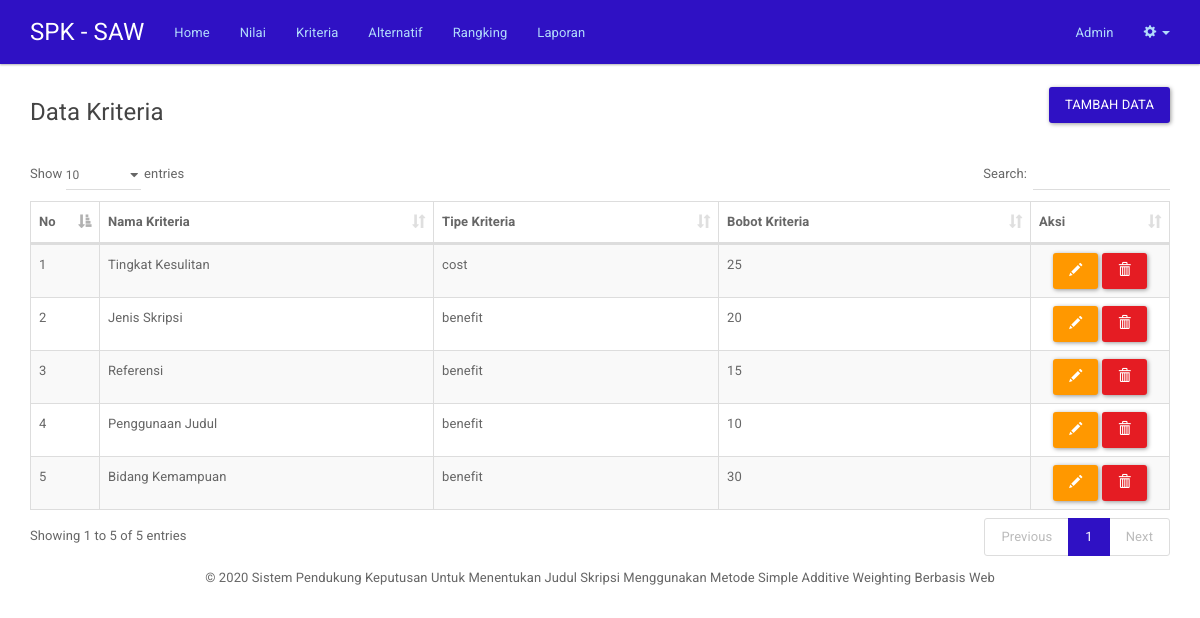
The app's page /kriteria.php (signed in) with its own data.
### tables this page shows
CREATE TABLE `kriteria` (
  `id_kriteria` int(11) NOT NULL,
  `nama_kriteria` varchar(255) NOT NULL,
  `tipe_kriteria` varchar(10) NOT NULL,
  `bobot_kriteria` double NOT NULL
);

### includes/kriteria.inc.php (called while the page is built, shortened)
<?php
class Kriteria{
	private $conn;
	private $table_name = "kriteria";
	public function __construct($db){
		$this->conn = $db;
	}
	function readAll(){
		$query = "SELECT * FROM ".$this->table_name." ORDER BY id_kriteria ASC";
		$stmt = $this->conn->prepare( $query );
		$stmt->execute();
		return $stmt;
	}
}
?>

### kriteria.php (the view, shortened to what this page needs)
<?php
include_once 'header.php';
include_once 'includes/kriteria.inc.php';
$pro = new Kriteria($db);
$stmt = $pro->readAll();
?>
	<div class="row">
		<div class="col-md-6 text-left">
			<h4>Data Kriteria</h4>
		</div>
		<?php
				if($_SESSION['level']=='admin'){
		?>
		<div class="col-md-6 text-right">
			<button onclick="location.href='kriteria-baru.php'" class="btn btn-primary">Tambah Data</button>
		</div>
		<?php
				}
		?>
	</div>
	<br/>
	<table width="100%" class="table table-striped table-bordered" id="tabeldata">
        <thead>
            <tr>
                <th width="30px">No</th>
                <th>Nama Kriteria</th>
                <th>Tipe Kriteria</th>
                <th>Bobot Kriteria</th>
				<?php
				if($_SESSION['level']=='admin'){
				?>
                <th width="100px">Aksi</th>
				<?php
				}
				?>
            </tr>
        </thead>
        <tbody>
<?php
$no=1;
while ($row = $stmt->fetch(PDO::FETCH_ASSOC)){
?>
            <tr>
                <td><?php echo $no++ ?></td>
                <td><?php echo $row['nama_kriteria'] ?></td>
                <td><?php echo $row['tipe_kriteria'] ?></td>
                <td><?php echo $row['bobot_kriteria'] ?></td>
				<?php
				if($_SESSION['level']=='admin'){
				?>
                <td class="text-center">
					<a href="kriteria-ubah.php?id=<?php echo $row['id_kriteria'] ?>" class="btn btn-warning"><span class="glyphicon glyphicon-pencil" aria-hidden="true"></span></a>
					<a href="kriteria-hapus.php?id=<?php echo $row['id_kriteria'] ?>" onclick="return confirm('Yakin ingin menghapus data')" class="btn btn-danger"><span class="glyphicon glyphicon-trash" aria-hidden="true"></span></a>
			    </td>
				<?php
				}
				?>
            </tr>
<?php
}
?>
        </tbody>
    </table>
<?php
include_once 'footer.php';
?>

### records on screen
kriteria: nama_kriteria "Tingkat Kesulitan", tipe_kriteria "cost", bobot_kriteria "25"
kriteria: nama_kriteria "Jenis Skripsi", tipe_kriteria "benefit", bobot_kriteria "20"
kriteria: nama_kriteria "Referensi", tipe_kriteria "benefit", bobot_kriteria "15"
kriteria: nama_kriteria "Penggunaan Judul", tipe_kriteria "benefit", bobot_kriteria "10"
kriteria: nama_kriteria "Bidang Kemampuan", tipe_kriteria "benefit", bobot_kriteria "30"

### other values on screen
$_SESSION['nama_lengkap'] "Admin"
date ('Y') "2020"
